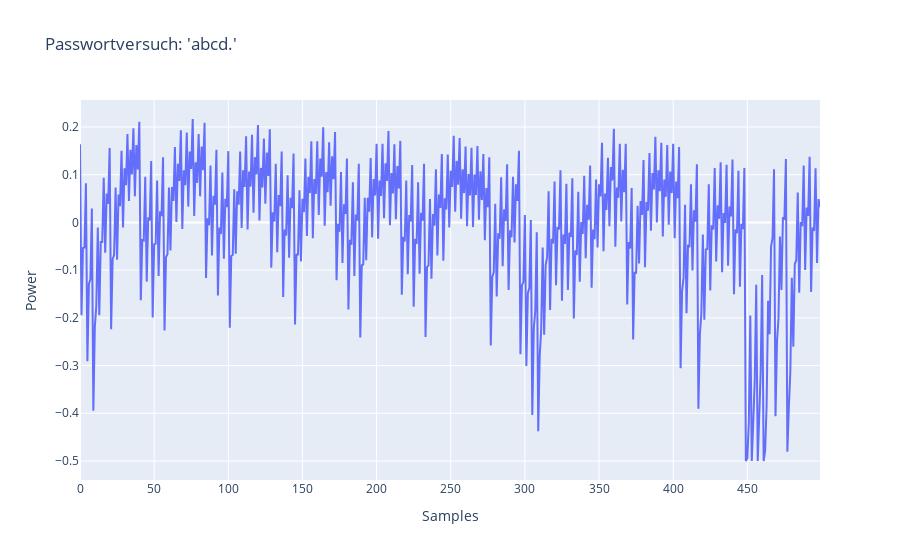

Here is the notebook cell this chart was saved with:
### Code cell
fig = pgo.Figure()
fig.add_trace(pgo.Scatter(y=data[4]["trace"]))
fig.layout.title = "Passwortversuch: 'abcd.'"
fig.update_layout(xaxis_title="Samples", yaxis_title="Power")
fig.show()


plotly.io.write_image(fig, "/home/stefan/Downloads/hackerkiste 6.png", width=1920, height=800)

### Figure 1 — Plotly figure (JSON) as saved in the notebook; plotly's stock layout.template omitted (floating-point values rounded to 4 significant figures; data arrays with more than 128 entries replaced by an {"elided": "..."} marker saying what was removed)
{"data": [{"type": "scatter", "y": {"elided": "500 float values"}}], "layout": {"title": {"text": "Passwortversuch: 'abcd.'"}, "xaxis": {"title": {"text": "Samples"}}, "yaxis": {"title": {"text": "Power"}}}}
